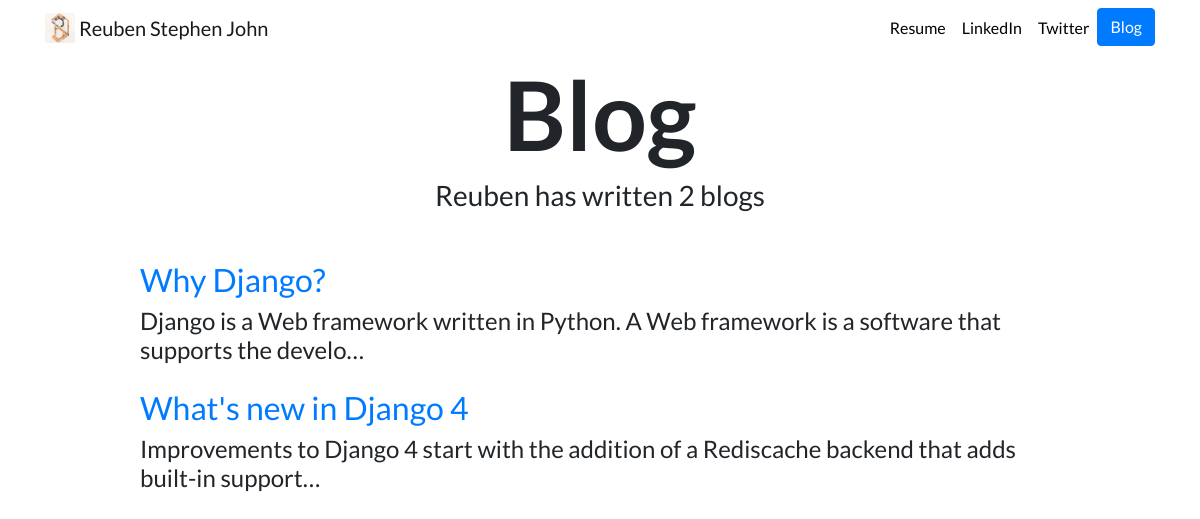
Screenshot of /blog/ with the database file from the repository.
### blog/models.py (models this page shows, shortened)
class Blog(models.Model):
    title= models.CharField(max_length=100)
    Date=models.DateTimeField(auto_now=False, auto_now_add=False)
    description=models.CharField(max_length=200000)

### blog/views.py (the view)
# urls.py: path('',views.blog, name='all_blogs'),
def blog(request):
    blog_count=Blog.objects.count()
    blog_5=Blog.objects.order_by()[:5]
    Blogs=Blog.objects.all()
    return render(request,'blog/blogs.html',{'blogs':Blogs})

### blog/templates/blog/blogs.html (shortened to what this page needs)
{% extends "portfolio/base.html" %}
{% load static %}
{% block content %}
<h1 id="blogtitle" class="font-weight-bold text-center">Blog</h1>
<h3 class="text-center mb-5">Reuben has written {{ blogs.count }} blog{{ blogs.count|pluralize }}</h3>
{% for blog in blogs %}
<div class="row justify-content-center my-3">
  <div class="col-md-10">
    <a href="{% url 'blog:detail' blog.id %}">
      <h2>{{ blog.title }}</h2>
    </a>
    <h4>{{ blog.description|striptags|truncatechars:100 }}</h4>
  </div>
</div>
{% endfor %}
{% endblock %}

### portfolio/templates/portfolio/base.html (shortened to what this page needs)
{% load static %}
<!doctype html>
<html lang="en">
<head>
  <link rel="stylesheet" href="https://stackpath.bootstrapcdn.com/bootstrap/4.4.1/css/bootstrap.min.css">
  <link rel="stylesheet" href="{% static "portfolio/custom.css" %}">
</head>
<body>
  <nav id="topNav" class="navbar navbar-expand-md navbar-light">
    <div class="container">
      <a class="navbar-brand" href="{% url 'home' %}">
        <img src="{% static "portfolio/django logo.png" %}" width="30" height="30" class="d-inline-block align-top" alt="Reuben's Logo">
        <span>Reuben Stephen John</span>
      </a>
      <div class="collapse navbar-collapse text-center" id="navbarNav">
        <ul class="navbar-nav ml-auto">
          <li class="nav-item">
            <a class="nav-link" href="{% static "portfolio/resume.pdf" %}" target="_blank">Resume</a>
          </li>
          <li class="nav-item">
            <a class="nav-link" href="https://www.linkedin.com/in/reuben-stephen-john-303690221/" target="_blank">LinkedIn</a>
          </li>
          <li class="nav-item">
            <a class="nav-link" href="https://twitter.com/ReubenStephenJ1" target="_blank">Twitter</a>
          </li>
          <li>
            <a role="button" href="{% url 'blog:all_blogs' %}" class="btn btn-primary">Blog</a>
          </li>
        </ul>
      </div>
    </div>
  </nav>
  <div class="container">
    {% block content %}{% endblock %}
  </div>
</body>
</html>

### portfolio/templates/portfolio/custom.css (style rules this page uses)
.navbar-nav .nav-link { color: rgba(0,0,0,1) !important; }
body { font-family: 'Lato', sans-serif; }
#blogtitle { font-size: 6rem; }

### rows the page displays
Blog: title "Why Django?", description "Django is a Web framework written in Python. A Web framework is a software that supports the develo…"
Blog: title "What's new in Django 4", description "Improvements to Django 4 start with the addition of a Rediscache backend that adds built-in support…"

### other values shown
{{ blogs.count }} "2"
